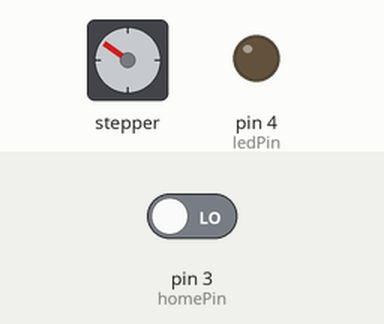
The sketch below on a simulated Arduino Uno, built with avr-gcc and run on an emulated ATmega328P. On the bench: stepper motor, output pins drawn as LEDs (lit = HIGH). Wiring (inferred from the names in the program): stepper motor driver (200 steps per turn assumed): step pin 5; direction pin 6. The test bench sets the inputs (shaded band); at power-on: pin 3 (homePin) LOW. Pins used as bus, display or sensor lines are not drawn.

Above: at 1.2 s.
1.3 s: pin 3 (homePin) driven HIGH
At 2.7 s:
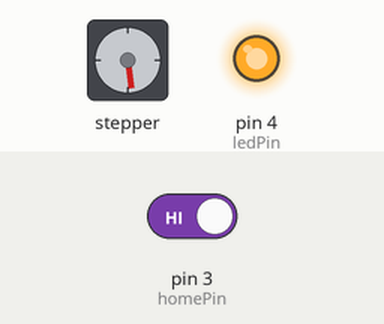
4.3 s: pin 3 (homePin) driven LOW
At 5.7 s:
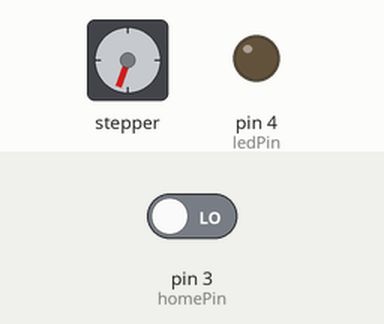
6.1 s: pin 3 (homePin) driven HIGH
At 6.6 s:
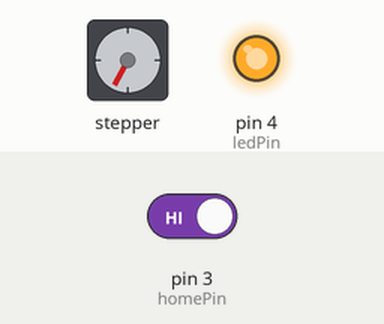
9.1 s: pin 3 (homePin) driven LOW
At 10.3 s:
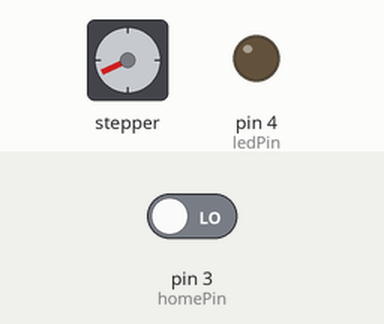
10.6 s: pin 3 (homePin) driven HIGH
At 11.1 s:
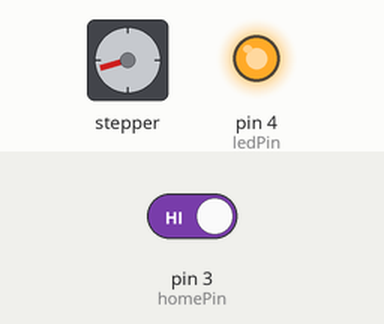
Timing chart, 0 to 26.5 s (numbered marks = the images above; inputs shaded):
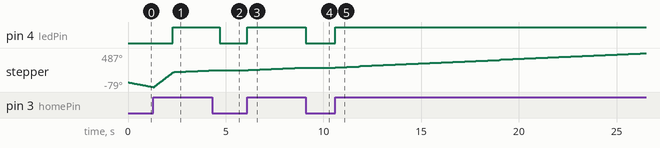

Measured:
- after the input at 1.3 s, pin 4 (ledPin): LOW → HIGH after 1.0 s
- after the input at 4.3 s, pin 4 (ledPin): HIGH → LOW after 0.40 s; stepper: stays 199° (without the input it goes to 201° after 0.40 s)
- after the input at 9.1 s, pin 4 (ledPin): HIGH → LOW at once; stepper: stays 244° (without the input it goes to 246° after 0.00 s)

The sketch:

Glass_Tilter_Code.ino
```cpp
//Enter Glass Angle Here
const int glassAngle = -30;

//Enter Angle of glass at home here
const int homeAngle= 53.5;

const int homePin = 3;
const int ledPin =  4;

const int stepPin = 5;
const int dirPin = 6;
int homeState = 0;
int homeN = 1;

void setup() {

   // initialize the LED pin as an output:
  pinMode(ledPin, OUTPUT);
  // initialize the pushbutton pin as an input:
  pinMode(homePin, INPUT);

  pinMode(stepPin,OUTPUT);
pinMode(dirPin,OUTPUT);
int homeN = 1;
}

void loop() {


if (homeN==1){
for(int q = 0;q<2;){


//this is the homing sequence
 digitalWrite(dirPin,LOW); //Changes the rotations direction
  // Makes x pulses 200 = full turn
  for(int x = 0; x < 1; x++) {
    digitalWrite(stepPin,HIGH);
    delayMicroseconds(10000);
    digitalWrite(stepPin,LOW);
    delayMicroseconds(10000);}
    delay(10);
    homeState = digitalRead(homePin);
    if(homeState == HIGH){ q=2;}
}
homeN=2;
}


//this moves the glass to the specified angle
 if (homeN==2){

int moveto = ((homeAngle - glassAngle)/0.65 + 5/.65);
 digitalWrite(dirPin,HIGH); //Changes the rotations direction
  // Makes x pulses 200 = full turn
  for(int x = 0; x < moveto; x++) {
    digitalWrite(stepPin,HIGH);
    delayMicroseconds(20000);
    digitalWrite(stepPin,LOW);
    delayMicroseconds(20000);}


homeN=3;
}
homeState = digitalRead(homePin);
    if(homeState == HIGH){
       digitalWrite(ledPin,HIGH);
for(int x = 0; x < 5; x++) {
    digitalWrite(stepPin,HIGH);
    delayMicroseconds(10000);
    digitalWrite(stepPin,LOW);
    delayMicroseconds(10000);}
    delay(500);}
    else{digitalWrite(ledPin,LOW);}
}
```
